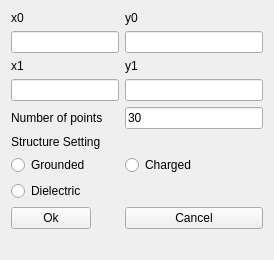
<?xml version="1.0" encoding="UTF-8"?>
<ui version="4.0">
 <class>circledetails</class>
 <widget class="QWidget" name="circledetails">
  <property name="geometry">
   <rect>
    <x>0</x>
    <y>0</y>
    <width>274</width>
    <height>260</height>
   </rect>
  </property>
  <property name="windowTitle">
   <string>Form</string>
  </property>
  <layout class="QFormLayout" name="formLayout">
   <item row="1" column="0">
    <widget class="QLineEdit" name="x0Edit"/>
   </item>
   <item row="1" column="1">
    <widget class="QLineEdit" name="y0Edit"/>
   </item>
   <item row="3" column="0">
    <widget class="QLineEdit" name="x1Edit"/>
   </item>
   <item row="3" column="1">
    <widget class="QLineEdit" name="y1Edit"/>
   </item>
   <item row="4" column="1">
    <widget class="QLineEdit" name="pointsEdit">
     <property name="text">
      <string>30</string>
     </property>
    </widget>
   </item>
   <item row="6" column="0">
    <widget class="QRadioButton" name="groundedButt">
     <property name="text">
      <string>Grounded</string>
     </property>
    </widget>
   </item>
   <item row="6" column="1">
    <widget class="QRadioButton" name="chargedButt">
     <property name="text">
      <string>Charged</string>
     </property>
    </widget>
   </item>
   <item row="8" column="0">
    <widget class="QPushButton" name="okButton">
     <property name="text">
      <string>Ok</string>
     </property>
    </widget>
   </item>
   <item row="8" column="1">
    <widget class="QPushButton" name="cancelButton">
     <property name="text">
      <string>Cancel</string>
     </property>
    </widget>
   </item>
   <item row="5" column="0">
    <widget class="QLabel" name="label">
     <property name="text">
      <string>Structure Setting</string>
     </property>
    </widget>
   </item>
   <item row="4" column="0">
    <widget class="QLabel" name="label_2">
     <property name="text">
      <string>Number of points</string>
     </property>
    </widget>
   </item>
   <item row="2" column="0">
    <widget class="QLabel" name="label_3">
     <property name="text">
      <string>x1</string>
     </property>
    </widget>
   </item>
   <item row="2" column="1">
    <widget class="QLabel" name="label_4">
     <property name="text">
      <string>y1</string>
     </property>
    </widget>
   </item>
   <item row="0" column="0">
    <widget class="QLabel" name="label_5">
     <property name="text">
      <string>x0</string>
     </property>
    </widget>
   </item>
   <item row="0" column="1">
    <widget class="QLabel" name="label_6">
     <property name="text">
      <string>y0</string>
     </property>
    </widget>
   </item>
   <item row="7" column="0">
    <widget class="QRadioButton" name="dielectricButton">
     <property name="text">
      <string>Dielectric</string>
     </property>
    </widget>
   </item>
  </layout>
 </widget>
 <resources/>
 <connections/>
</ui>
